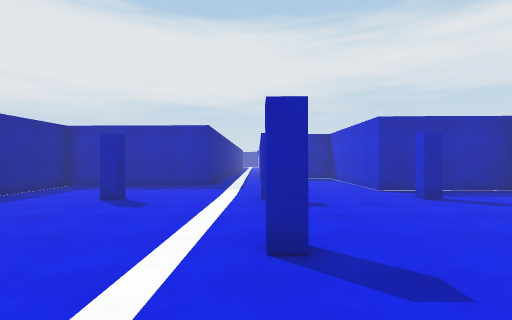
view 1 (above)

12 first-person views from a walk through a 3-D level made in the Unity game engine. The camera is 1.5 m above the floor, looks level and sees 85° across. The floor is counted in squares, 2 m on a side. Each view is taken from the middle of a square. On the plan, view 1 faces up. The plan holds only what a view shows up to about 10 squares ahead; the rest is blank. The place goes on beyond the plan. Surface patterns are stand-ins for the level's own textures.

view 2
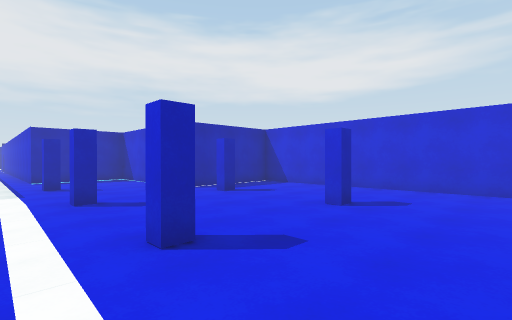

view 3
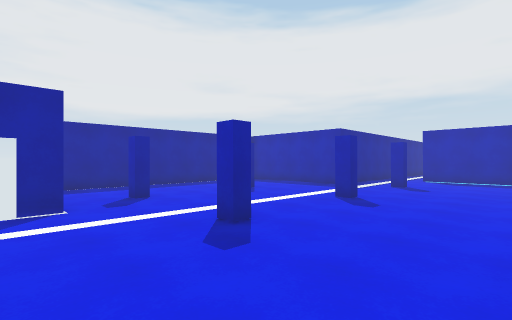

view 4
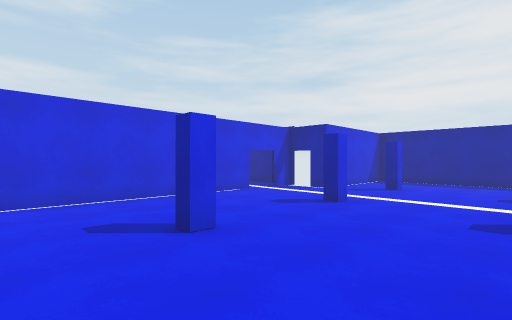

view 5
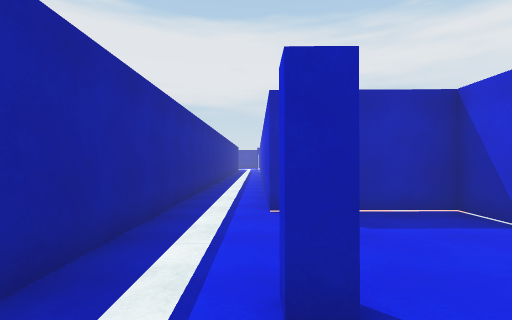

view 6
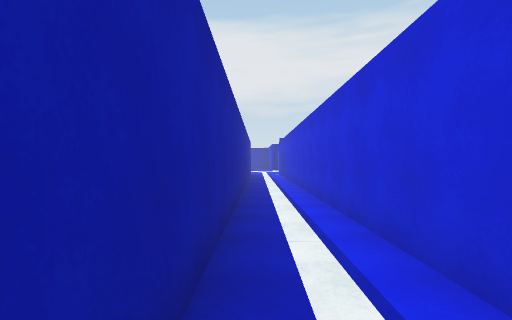

view 7
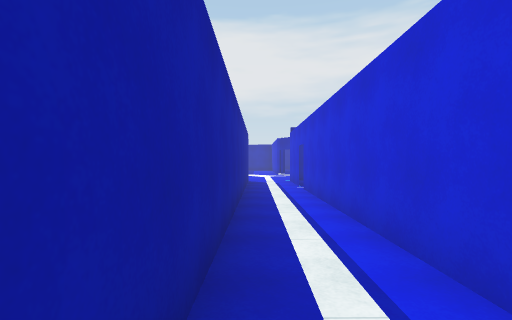

view 8
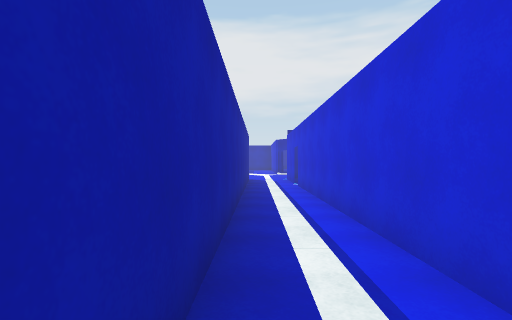

view 9
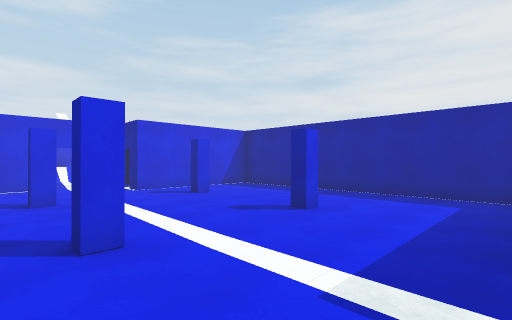

view 10
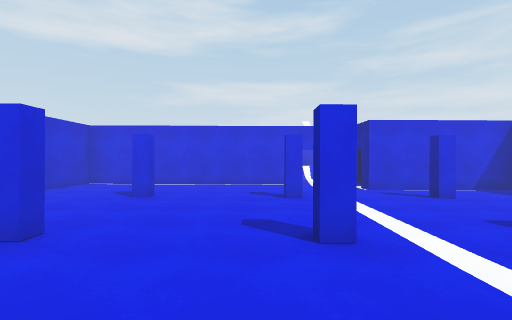

view 11
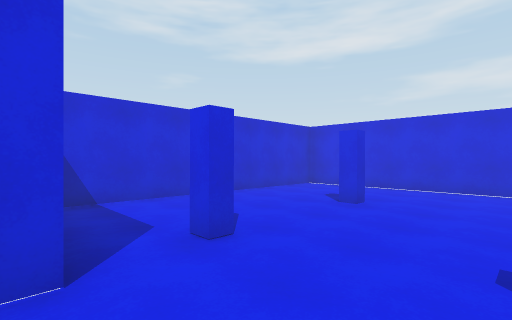

view 12
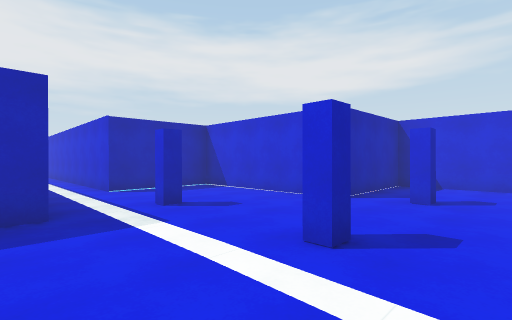

### Floor plan
Points are (right, up) in squares from view 1. A wall is a line through its corners. A room is listed if a view was taken in it or the views show most of it. See-through windows are left out.
Room 1 (views 1, 2, 3, 4, 5, 6, 7, 8, 9, 10, 11, 12)
walls: (0.5, 8.2) (0, 8.2); (0, 5.5) (0.5, 5.5); (0.5, 5.2) (0, 5.2); (-2.5, 5.2) (-3, 5.2); (3, 5.5) (3.5, 5.5); (3.5, 5.2) (3, 5.2); (0, 2.5) (0.5, 2.5); (0.5, 2.2) (0, 2.2); (3, 2.5) (3.5, 2.5); (3.5, 2.2) (3, 2.2); (-0.2, -0.4) (6, -0.5) (6.1, 6.6) (2.9, 6.6) (2.9, 11.1) (0.2, 11.1) (0.3, 23.5); (-1.9, -0.4) (-1.1, -0.4); (-1.3, 23.3) (-1.4, 8.2) (-5.5, 8.2) (-5.6, 0.9) (-1.9, 0.9) (-1.9, 0.3)

Where each view was taken, in squares from view 1:
view 1: 0 up, 0 right, facing up
view 2: 0 up, 1 left, facing up-right
view 3: 0 up, 3 right, facing up-left
view 4: 5 up, 5 right, facing down-left
view 5: 7 up, 0 right, facing up
view 6: 12 up, 1 left, facing up
view 7: 17 up, 1 left, facing up
view 8: 16 up, 1 left, facing up
view 9: 8 up, 1 right, facing down-left
view 10: 8 up, 1 right, facing down
view 11: 7 up, 1 right, facing down-right
view 12: 4 up, 2 left, facing up-right
